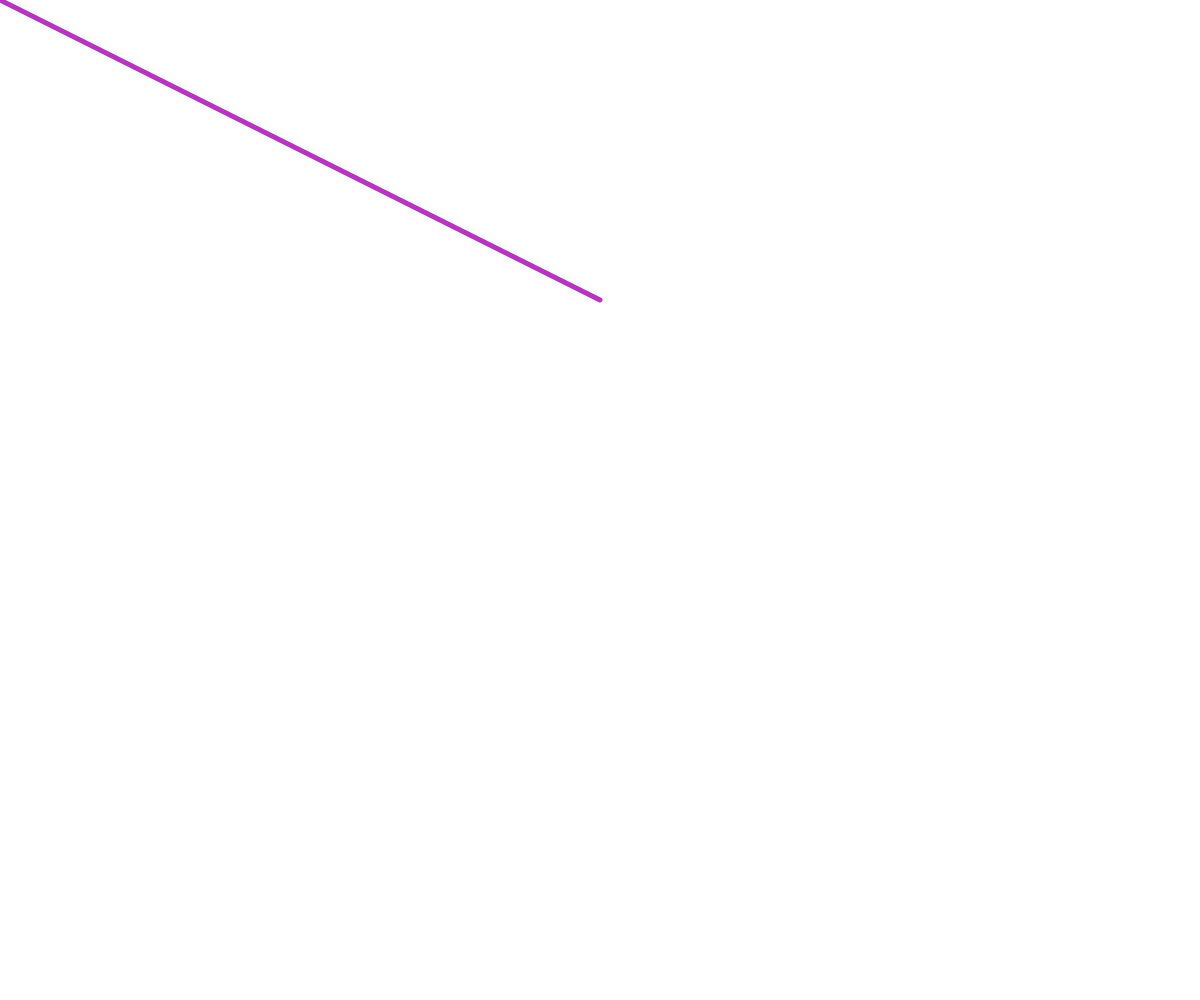
Frame 1 (no input)
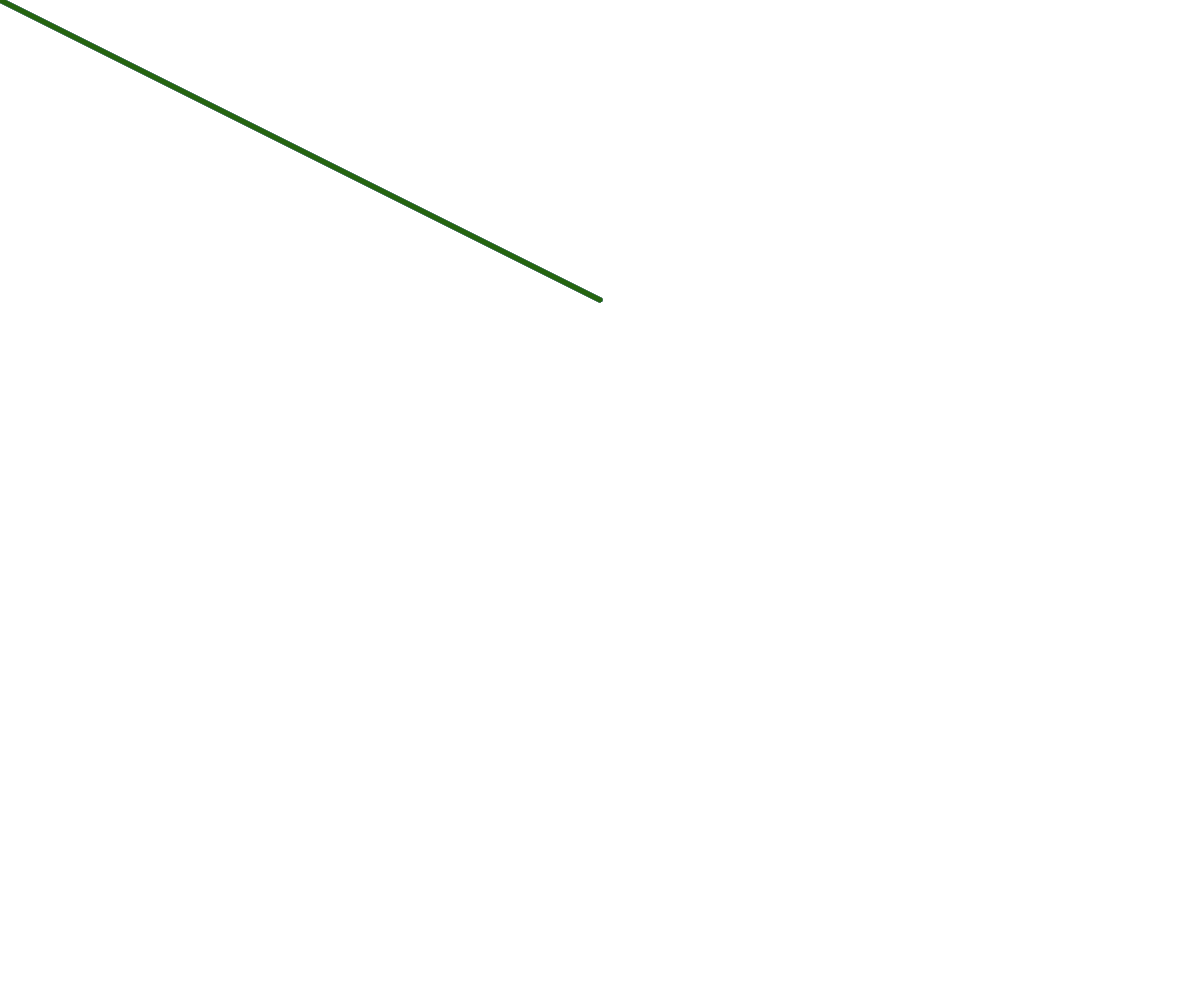
Frame 60 (no input)
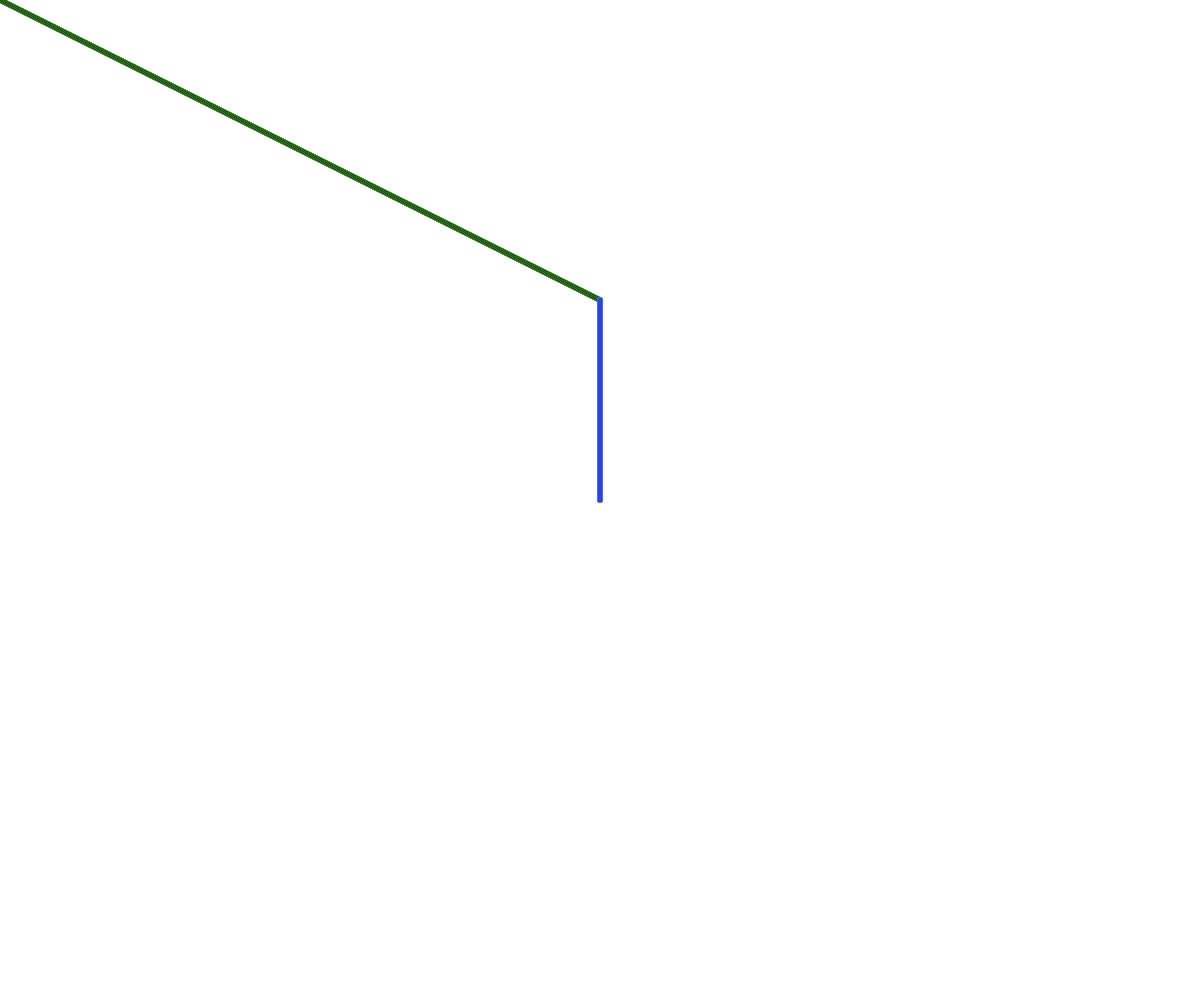
Frame 120 (the mouse pressed at the canvas centre since frame 60)

The p5.js sketch that drew these frames (run headless with seeded random() and noise() and a simulated clock; from frame 60 on, the mouse is pressed at the canvas centre):

// p5.js sketch
// ── sketch.js
function setup() {
  createCanvas(windowWidth, windowHeight);

  background(255, 255, 255);
}

function draw() {
  let r = random(255);
  let g = random(255);
  let b = random(255);
  let cX = windowWidth / 2;
  let cY = windowWidth / 4;

  fill(255, 100, 33);
  stroke(r, g, b);
  strokeWeight(5);

  line(cX, cY, mouseX, mouseY);
}

// ── art.html
<!doctype html>

<html lang="en">
<head>


  <title>Mouse Art</title>
  <link rel="stylesheet" href="styles.css">
  <script src="https://cdn.jsdelivr.net/npm/p5@1.0.0/lib/p5.js"></script>
  <script src="sketch.js"></script>
 

</head>

<body>
  


  
</body>
</html>
